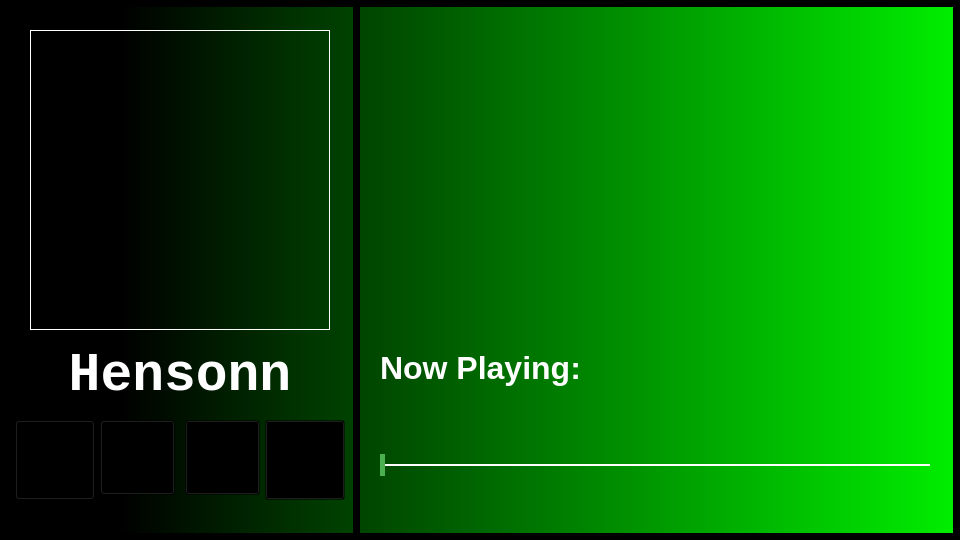
<?xml version="1.0" encoding="UTF-8"?>
<ui version="4.0">
 <class>hensonnWindow</class>
 <widget class="QMainWindow" name="hensonnWindow">
  <property name="geometry">
   <rect>
    <x>0</x>
    <y>0</y>
    <width>960</width>
    <height>540</height>
   </rect>
  </property>
  <property name="minimumSize">
   <size>
    <width>960</width>
    <height>540</height>
   </size>
  </property>
  <property name="maximumSize">
   <size>
    <width>960</width>
    <height>540</height>
   </size>
  </property>
  <property name="windowTitle">
   <string>MainWindow</string>
  </property>
  <property name="styleSheet">
   <string notr="true">background-color: qlineargradient(spread:pad, x1:0.125, y1:0.5, x2:1, y2:0.5, stop:0 rgba(0, 0, 0, 255), stop:1 rgba(0, 240, 0, 255));
</string>
  </property>
  <widget class="QWidget" name="centralwidget">
   <property name="styleSheet">
    <string notr="true"/>
   </property>
   <widget class="Line" name="frameRight">
    <property name="geometry">
     <rect>
      <x>353</x>
      <y>0</y>
      <width>607</width>
      <height>540</height>
     </rect>
    </property>
    <property name="font">
     <font>
      <weight>50</weight>
      <bold>false</bold>
     </font>
    </property>
    <property name="styleSheet">
     <string notr="true">border: 7px solid;
border-color: rgb(0, 0, 0);
background-color: rgba(0, 0, 0, 0);
border-radius: 1em;</string>
    </property>
    <property name="orientation">
     <enum>Qt::Vertical</enum>
    </property>
   </widget>
   <widget class="Line" name="frameLeft">
    <property name="geometry">
     <rect>
      <x>0</x>
      <y>0</y>
      <width>360</width>
      <height>540</height>
     </rect>
    </property>
    <property name="font">
     <font>
      <weight>50</weight>
      <bold>false</bold>
     </font>
    </property>
    <property name="styleSheet">
     <string notr="true">border: 7px solid;
border-color: rgb(0, 0, 0);
background-color: rgba(0, 0, 0, 0);
border-radius: 1em;</string>
    </property>
    <property name="orientation">
     <enum>Qt::Vertical</enum>
    </property>
   </widget>
   <widget class="QLabel" name="hensonnLogo">
    <property name="geometry">
     <rect>
      <x>30</x>
      <y>30</y>
      <width>300</width>
      <height>300</height>
     </rect>
    </property>
    <property name="styleSheet">
     <string notr="true">background-color: rgba(0, 0, 0, 0);
border: 1px solid rgb(255, 255, 255);
</string>
    </property>
    <property name="text">
     <string/>
    </property>
    <property name="pixmap">
     <pixmap>Images/Hensonn.jpg</pixmap>
    </property>
    <property name="scaledContents">
     <bool>true</bool>
    </property>
   </widget>
   <widget class="QLabel" name="hensonnText">
    <property name="geometry">
     <rect>
      <x>30</x>
      <y>345</y>
      <width>300</width>
      <height>60</height>
     </rect>
    </property>
    <property name="font">
     <font>
      <family>Lucida Console</family>
      <pointsize>40</pointsize>
      <weight>75</weight>
      <bold>true</bold>
     </font>
    </property>
    <property name="styleSheet">
     <string notr="true">background-color: rgba(0, 0, 0, 0);
color: rgb(255, 255, 255);</string>
    </property>
    <property name="text">
     <string>Hensonn</string>
    </property>
    <property name="alignment">
     <set>Qt::AlignCenter</set>
    </property>
   </widget>
   <widget class="Line" name="frameLeftBack">
    <property name="geometry">
     <rect>
      <x>0</x>
      <y>0</y>
      <width>360</width>
      <height>540</height>
     </rect>
    </property>
    <property name="font">
     <font>
      <weight>50</weight>
      <bold>false</bold>
     </font>
    </property>
    <property name="styleSheet">
     <string notr="true">border: 7px solid;
border-color: rgb(0, 0, 0);
background-color: rgba(0, 0, 0, 0);</string>
    </property>
    <property name="orientation">
     <enum>Qt::Vertical</enum>
    </property>
   </widget>
   <widget class="Line" name="frameRightBack">
    <property name="geometry">
     <rect>
      <x>360</x>
      <y>0</y>
      <width>600</width>
      <height>540</height>
     </rect>
    </property>
    <property name="font">
     <font>
      <weight>50</weight>
      <bold>false</bold>
     </font>
    </property>
    <property name="styleSheet">
     <string notr="true">border-right: 7px solid;
border-top: 7px solid;
border-bottom: 7px solid;
border-color: rgb(0, 0, 0);
background-color: rgba(0, 0, 0, 0);</string>
    </property>
    <property name="orientation">
     <enum>Qt::Vertical</enum>
    </property>
   </widget>
   <widget class="QListWidget" name="listOfMusic">
    <property name="geometry">
     <rect>
      <x>380</x>
      <y>30</y>
      <width>550</width>
      <height>300</height>
     </rect>
    </property>
    <property name="font">
     <font>
      <family>Arial</family>
      <pointsize>14</pointsize>
      <weight>75</weight>
      <bold>true</bold>
     </font>
    </property>
    <property name="styleSheet">
     <string notr="true">background-color: rgba(0, 0, 0, 0);
border: 0px;
color: rgb(255, 255, 255);</string>
    </property>
   </widget>
   <widget class="QLabel" name="nowPlayingText">
    <property name="geometry">
     <rect>
      <x>380</x>
      <y>345</y>
      <width>550</width>
      <height>45</height>
     </rect>
    </property>
    <property name="font">
     <font>
      <family>Arial</family>
      <pointsize>24</pointsize>
      <weight>75</weight>
      <bold>true</bold>
     </font>
    </property>
    <property name="styleSheet">
     <string notr="true">background-color: rgba(0, 0, 0, 0);
color: rgb(255, 255, 255);</string>
    </property>
    <property name="text">
     <string>Now Playing:</string>
    </property>
    <property name="alignment">
     <set>Qt::AlignLeading|Qt::AlignLeft|Qt::AlignVCenter</set>
    </property>
   </widget>
   <widget class="QSlider" name="musicSlider">
    <property name="geometry">
     <rect>
      <x>380</x>
      <y>450</y>
      <width>550</width>
      <height>30</height>
     </rect>
    </property>
    <property name="styleSheet">
     <string notr="true">QSlider {
    background: transparent;
}
QSlider::groove:horizontal {
    height: 2px;
    background: rgb(255, 255, 255);
}
QSlider::handle:horizontal {
    background: #4CAF50; /* Цвет &quot;ручки&quot; (ползунка) */
    border: 1px solid #4CAF50; /* Цвет границы &quot;ручки&quot; (ползунка) */
    width: 3px; /* Ширина &quot;ручки&quot; (ползунка) */
    margin: -10px 0; 
}
</string>
    </property>
    <property name="orientation">
     <enum>Qt::Horizontal</enum>
    </property>
   </widget>
   <widget class="QPushButton" name="playButton">
    <property name="geometry">
     <rect>
      <x>100</x>
      <y>420</y>
      <width>75</width>
      <height>75</height>
     </rect>
    </property>
    <property name="styleSheet">
     <string notr="true">background-color: rgba(0, 0, 0, 0);</string>
    </property>
    <property name="text">
     <string/>
    </property>
    <property name="icon">
     <iconset>
      <normaloff>Images/playbutton.png</normaloff>Images/playbutton.png</iconset>
    </property>
    <property name="iconSize">
     <size>
      <width>75</width>
      <height>75</height>
     </size>
    </property>
   </widget>
   <widget class="QPushButton" name="pauseButton">
    <property name="geometry">
     <rect>
      <x>185</x>
      <y>420</y>
      <width>75</width>
      <height>75</height>
     </rect>
    </property>
    <property name="styleSheet">
     <string notr="true">background-color: rgba(0, 0, 0, 0);</string>
    </property>
    <property name="text">
     <string/>
    </property>
    <property name="icon">
     <iconset>
      <normaloff>Images/pausebutton.png</normaloff>Images/pausebutton.png</iconset>
    </property>
    <property name="iconSize">
     <size>
      <width>75</width>
      <height>75</height>
     </size>
    </property>
   </widget>
   <widget class="QPushButton" name="nextButton">
    <property name="geometry">
     <rect>
      <x>265</x>
      <y>420</y>
      <width>80</width>
      <height>80</height>
     </rect>
    </property>
    <property name="styleSheet">
     <string notr="true">background-color: rgba(0, 0, 0, 0);</string>
    </property>
    <property name="text">
     <string/>
    </property>
    <property name="icon">
     <iconset>
      <normaloff>Images/nextbuttonw.png</normaloff>Images/nextbuttonw.png</iconset>
    </property>
    <property name="iconSize">
     <size>
      <width>80</width>
      <height>80</height>
     </size>
    </property>
   </widget>
   <widget class="QPushButton" name="prevButton">
    <property name="geometry">
     <rect>
      <x>15</x>
      <y>420</y>
      <width>80</width>
      <height>80</height>
     </rect>
    </property>
    <property name="styleSheet">
     <string notr="true">background-color: rgba(0, 0, 0, 0);</string>
    </property>
    <property name="text">
     <string/>
    </property>
    <property name="icon">
     <iconset>
      <normaloff>Images/prevbuttonw.png</normaloff>Images/prevbuttonw.png</iconset>
    </property>
    <property name="iconSize">
     <size>
      <width>80</width>
      <height>80</height>
     </size>
    </property>
   </widget>
   <widget class="QLabel" name="statusOfMusicText">
    <property name="geometry">
     <rect>
      <x>380</x>
      <y>390</y>
      <width>550</width>
      <height>45</height>
     </rect>
    </property>
    <property name="font">
     <font>
      <family>Arial</family>
      <pointsize>24</pointsize>
      <weight>75</weight>
      <bold>true</bold>
     </font>
    </property>
    <property name="styleSheet">
     <string notr="true">background-color: rgba(0, 0, 0, 0);
color: rgb(255, 255, 255);</string>
    </property>
    <property name="text">
     <string/>
    </property>
    <property name="alignment">
     <set>Qt::AlignLeading|Qt::AlignLeft|Qt::AlignVCenter</set>
    </property>
   </widget>
  </widget>
 </widget>
 <resources>
  <include location="Images/images.qrc"/>
 </resources>
 <connections/>
</ui>
